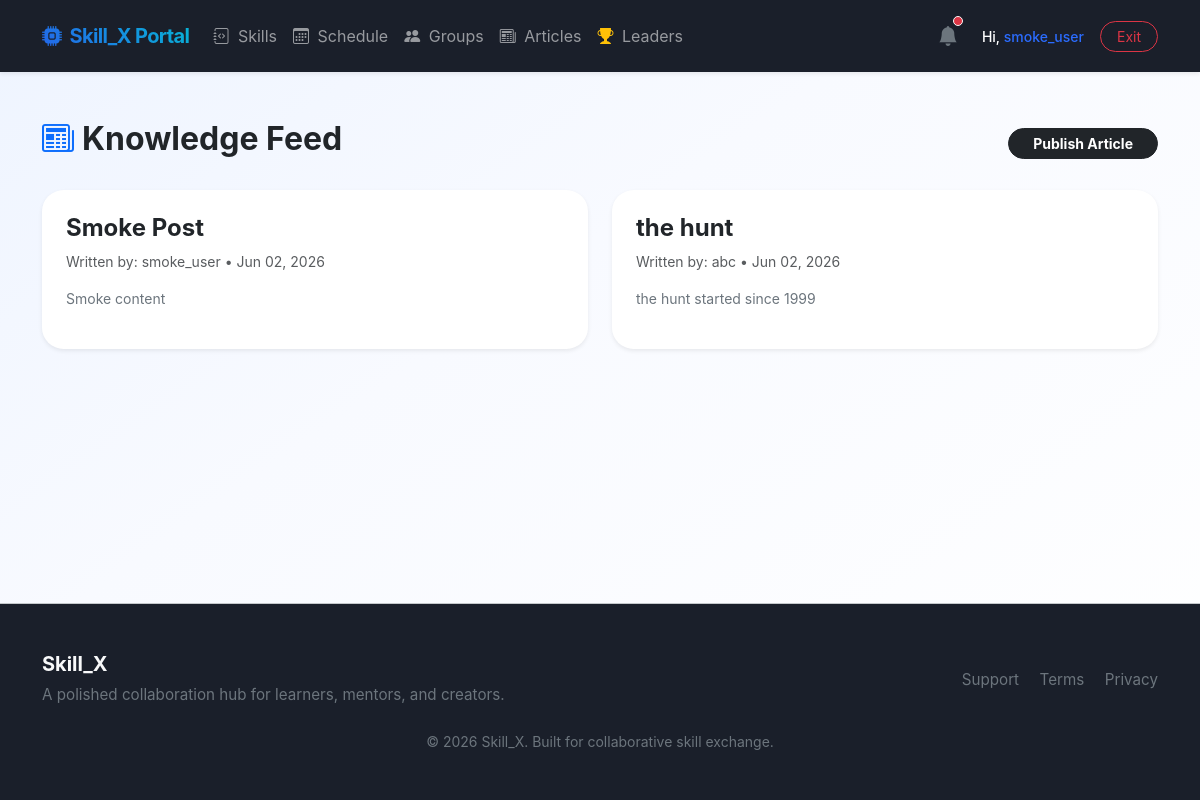
Page /blog/ (signed in) on the committed database.
### blog/models.py (models this page shows, shortened)
class BlogPost(models.Model):
    title = models.CharField(max_length=200)
    content = models.TextField()
    author = models.ForeignKey(User, on_delete=models.CASCADE)
    created_at = models.DateTimeField(auto_now_add=True)
    updated_at = models.DateTimeField(auto_now=True)

### blog/views.py (the view)
# urls.py: path('', views.blog_list, name='blog_list'),
@login_required
def blog_list(request):
    posts = BlogPost.objects.all().order_by('-created_at')
    return render(request, 'blog_list.html', {'posts': posts})

### accounts/context_processors.py (called while the page is built)
def platform_context(request):
    if request.user.is_authenticated:
        from accounts.models import RoleAssignment
        try:
            role_meta = RoleAssignment.objects.get(user=request.user)
            return {'USER_ROLE': role_meta.role}
        except RoleAssignment.DoesNotExist:
            return {'USER_ROLE': 'LEARNER'}
    return {'USER_ROLE': 'ANONYMOUS'}

### blog/templates/blog_list.html
{% extends 'base.html' %}
{% block content %}
<div class="d-flex justify-content-between align-items-center mb-4">
    <h2 class="fw-bold text-dark"><i class="bi bi-newspaper text-primary me-2"></i>Knowledge Feed</h2>
    <a href="{% url 'create_blog_post' %}" class="btn btn-dark rounded-pill px-4 btn-sm fw-bold">Publish Article</a>
</div>
<div class="row g-4">
    {% for post in posts %}
    <div class="col-md-6">
        <div class="card glass-card border-0 shadow-sm p-4 bg-white h-100">
            <h4 class="fw-bold text-dark">{{ post.title }}</h4>
            <small class="text-muted mb-3 d-block">Written by: {{ post.author.username }} • {{ post.created_at|date:"M d, Y" }}</small>
            <p class="text-secondary small">{{ post.content }}</p>
        </div>
    </div>
    {% empty %}
    <div class="col-12 text-center py-5 bg-white rounded-4 border border-dashed">No articles written across the system hub network yet.</div>
    {% endfor %}
</div>
{% endblock %}

### skill_X/templates/navbar.html (shortened to what this page needs)
<nav class="navbar navbar-expand-lg navbar-dark bg-dark sticky-top shadow-sm">
    <div class="container">
        <a class="navbar-brand fw-bold text-gradient d-flex align-items-center" href="{% url 'dashboard' %}">
            <i class="bi bi-cpu-fill text-info me-2"></i> Skill_X Portal
        </a>
        <div class="collapse navbar-collapse" id="mainNavbar">
            <ul class="navbar-nav me-auto mb-2 mb-lg-0">
                <li class="nav-item"><a class="nav-link" href="{% url 'list_skills' %}"><i class="bi bi-journal-code me-1"></i> Skills</a></li>
                <li class="nav-item"><a class="nav-link" href="{% url 'calendar_matrix' %}"><i class="bi bi-calendar3 me-1"></i> Schedule</a></li>
                <li class="nav-item"><a class="nav-link" href="{% url 'list_groups' %}"><i class="bi bi-people-fill me-1"></i> Groups</a></li>
                <li class="nav-item"><a class="nav-link" href="{% url 'blog_list' %}"><i class="bi bi-newspaper me-1"></i> Articles</a></li>
                <li class="nav-item"><a class="nav-link" href="{% url 'global_scoreboard' %}"><i class="bi bi-trophy-fill text-warning me-1"></i> Leaders</a></li>
            </ul>
            <div class="d-flex align-items-center gap-3">
                {% if user.is_authenticated %}
                    <a href="{% url 'alert_inbox' %}" class="text-light position-relative me-2 decoration-none">
                        <i class="bi bi-bell-fill fs-5 text-secondary hover-light"></i>
                        <span class="position-absolute top-0 start-100 translate-middle p-1 bg-danger border border-light rounded-circle" style="width:8px; height:8px;"></span>
                    </a>
                    <a href="{% url 'view_and_edit_profile' %}" class="text-white text-decoration-none fw-medium small">
                        Hi, <span class="text-info">{{ user.username }}</span>
                    </a>
                    <form action="{% url 'logout' %}" method="post" class="m-0">
                        <button type="submit" class="btn btn-sm btn-outline-danger rounded-pill px-3">Exit</button>
                    </form>
                {% else %}
                    <a href="{% url 'login' %}" class="btn btn-sm btn-outline-light rounded-pill px-3">Sign In</a>
                    <a href="{% url 'register' %}" class="btn btn-sm btn-info text-dark fw-bold rounded-pill px-3">Join Us</a>
                {% endif %}
            </div>
        </div>
    </div>
</nav>

### static/style.css (style rules this page uses)
body { background: linear-gradient(145deg, #eef4ff 0%, #f8faff 40%, #ffffff 100%); min-height: 100vh; font-family: Inter, system-ui, -apple-system, BlinkMacSystemFont, "Segoe UI", sans-serif; }
.glass-card { background: rgba(255, 255, 255, 0.82); backdrop-filter: blur(18px); border: 1px solid rgba(255, 255, 255, 0.8); }
.card { border-radius: 1.35rem; }
.navbar { padding-top: 1rem; padding-bottom: 1rem; }
.navbar-brand { font-weight: 800; letter-spacing: -0.03em; }
.bg-dark { background-color: #1a1f2a !important; }
.text-info { color: #2b6cff !important; }

### skill_X/templates/base.html (style rules this page uses)
body { background: linear-gradient(160deg, #f5f7ff 0%, #eef3ff 48%, #f8fcff 100%); font-family: Inter, system-ui, -apple-system, BlinkMacSystemFont, 'Segoe UI', Roboto, Oxygen, Ubuntu, Cantarell, sans-serif; min-height: 100vh; display: flex; flex-direction: column; }
.glass-card { background: rgba(255, 255, 255, 0.88); backdrop-filter: blur(18px); border: 1px solid rgba(255, 255, 255, 0.7); border-radius: 1.5rem; }
.text-gradient { background: linear-gradient(45deg, #2563eb, #06b6d4); -webkit-background-clip: text; -webkit-text-fill-color: transparent; }

### rows in the picture
BlogPost: title "Smoke Post", author.username "smoke_user", created_at "Jun 02, 2026", content "Smoke content"
BlogPost: title "the hunt", author.username "abc", created_at "Jun 02, 2026", content "the hunt started since 1999"

### other values in the picture
{{ user.username }} "smoke_user"
